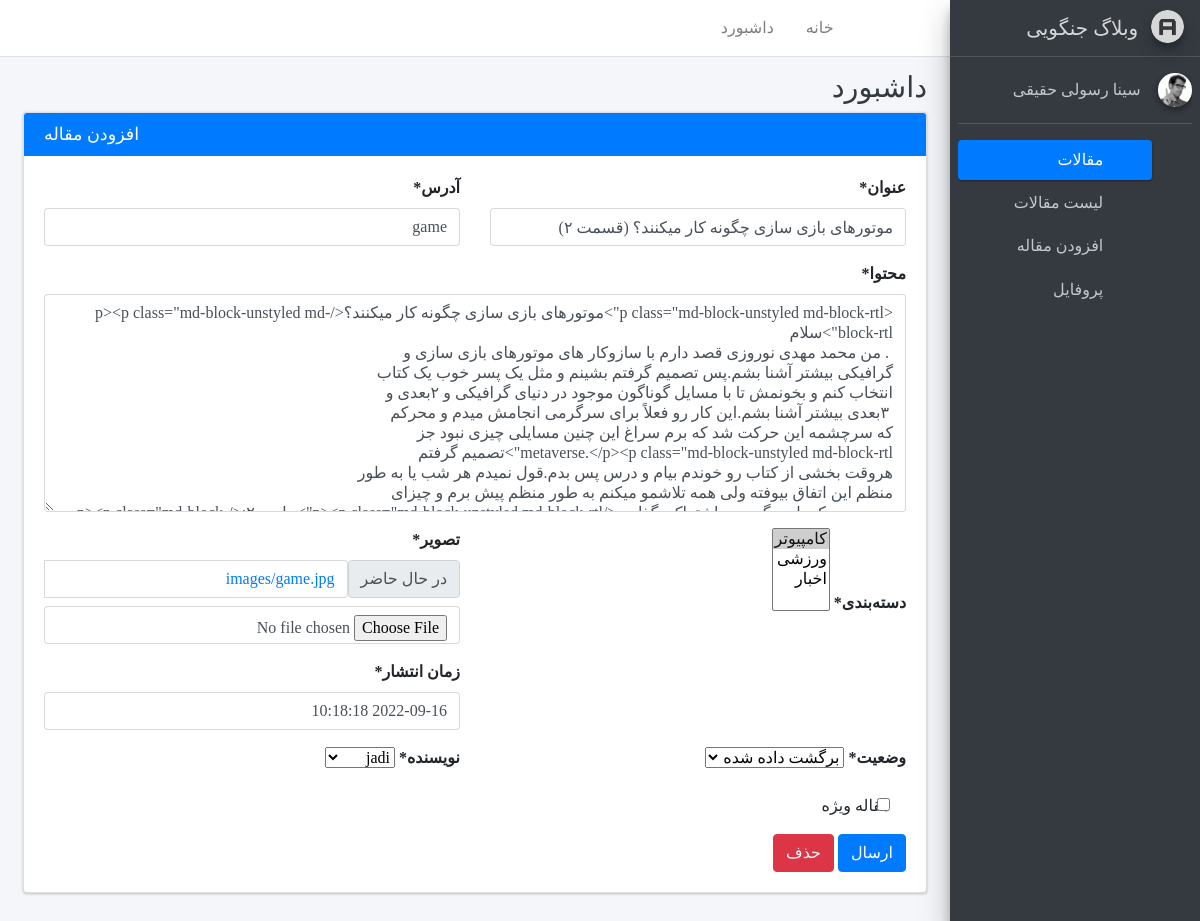
Before: /account/update/5/ (signed in) with the older database file.
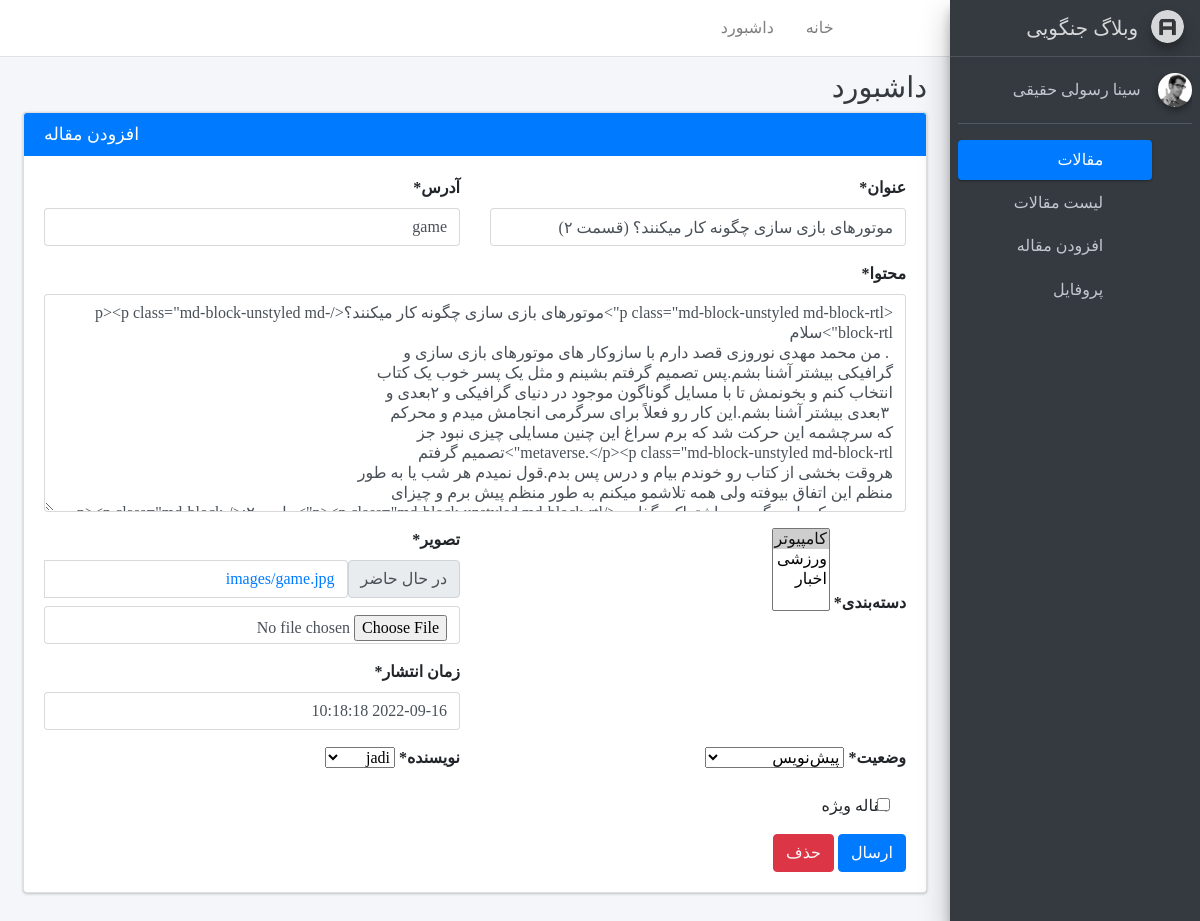
After: the same page with the newer database file.
### account/models.py (models this page shows)
class User(AbstractUser):
    is_author = models.BooleanField(
        default=False, verbose_name='وضعیت نویسندگی')
    email = models.EmailField(unique=True, verbose_name='آدرس ایمیل')

### blog/models.py (models this page shows, shortened)
class Article(models.Model):
    PENDDING = 'P'
    DRAFT = 'D'
    INSTIGATION = 'I'
    BACK = 'B'
    STATUS_CHOICES = [
        (PENDDING, 'منتشرشده'),
        (DRAFT, 'پیش‌نویس'),
        (INSTIGATION, 'در حال برسی'),
        (BACK, 'برگشت داده شده'),
    ]
    title = models.CharField(max_length=255, verbose_name='عنوان')
    slug = models.SlugField(max_length=100, unique=True, verbose_name='آدرس')
    category = models.ManyToManyField(Category, verbose_name='دسته‌بندی')
    description = models.TextField(verbose_name='محتوا')
    thumbnail = models.ImageField(upload_to='images', verbose_name='تصویر')
    publish = models.DateTimeField(
        default=timezone.now, verbose_name='زمان انتشار')
    create = models.DateTimeField(auto_now_add=True, verbose_name='تاریخ ساخت')
    update = models.DateTimeField(
        auto_now=True, verbose_name='تاریخ بروزرسانی')
    status = models.CharField(
        max_length=1, choices=STATUS_CHOICES, verbose_name='وضعیت')
    is_special = models.BooleanField(default=False, verbose_name='مقاله ویژه')
    author = models.ForeignKey(User, null=True, on_delete=models.SET_NULL,
                               verbose_name='نویسنده', related_name='articles')
    class Meta:
        verbose_name = 'مقاله'
        verbose_name_plural = 'مقاله‌ها'
    def jpublish(self):
        return jalali_converter(self.publish)
    jpublish.short_description = 'تاریخ انتشار'
    def jcreate(self):
        return jalali_converter(self.create)
    jcreate.short_description = 'تاریخ ساخت'
    def jupdate(self):
        return jalali_converter(self.update)
    jupdate.short_description = 'تاریخ بروزرسانی'
    def get_category(self):
        return '، '.join([category.title for category in self.category.all()])
    get_category.short_description = 'دسته‌بندی'

### account/views.py (the view)
# urls.py: path('update/<int:pk>/', UpdateArticle.as_view(), name='update-article'),
class UpdateArticle(AuthorAccessMixin, FormFieldsMixin, FormValidMixin, UpdateView):
    model = Article
    template_name = 'create_article.html'

### account/mixins.py (called while the page is built)
    def dispatch(self, request, *args, **kwargs):
        self.fields = ['title', 'slug', 'category',
                       'description', 'is_special', 'thumbnail', 'publish', 'status']
        if request.user.is_superuser:
            self.fields.append('author')
        return super().dispatch(request, *args, **kwargs)

    def dispatch(self, request, pk, *args, **kwargs):
        article_update = get_object_or_404(Article, pk=pk)
        if request.user == article_update.author and article_update.status in ['D', 'B']\
                or request.user.is_superuser:
            return super().dispatch(request, *args, **kwargs)
        else:
            raise Http404('مجاز به نمایش نیست')

### blog/models.py (called while the page is built)
    def __str__(self):
        return self.title

### blog/templatetags/basetags.py (called while the page is built)
@register.inclusion_tag('registration/partials/link.html')
def link(request, link_name, content, classes):
    return {
        "request" : request,
        "link_name" : link_name,
        "link" : f'account:{link_name}',
        "content" : content,
        "classes" : classes
    }

### account/templates/create_article.html (shortened to what this page needs)
{% extends 'registration/base.html' %}
{% load crispy_forms_tags %}
{% block main %}
<div class="card card-primary">
    <div class="card-header">
      <h3 class="card-title mb-0 float-left">افزودن مقاله</h3>
    </div>
        <div class="card-body">
            <form method="POST" enctype="multipart/form-data">{% csrf_token %}
                <div class="row">
                    <div class="col-6">
                        {{form.title|as_crispy_field}}
                    </div>
                    <div class="col-6">
                        {{form.slug|as_crispy_field}}
                    </div>
                    <div class="col-12">
                        {{form.description|as_crispy_field}}
                    </div>
                    <div class="col-6">
                        {{form.category|as_crispy_field}}
                    </div>
                    <div class="col-6">
                        {{form.thumbnail|as_crispy_field}}
                        {{form.publish|as_crispy_field}}
                    </div>
                    {% if user.is_superuser %}
                        <div class="col-6">
                            {{form.status|as_crispy_field}}
                        </div>
                        <div class="col-6">
                            {{form.author|as_crispy_field}}
                        </div>
                    {% endif %}
                    <div class="col-6 mx-3">
                        {{form.is_special|as_crispy_field}}
                    </div>
                </div>
                <button value="submit"class="btn btn-primary">ارسال</button>
                {% if user.is_superuser and request.resolver_match.url_name == 'update-article' %}
                <a class="btn btn-danger text-light"
                    href="{% url 'account:delete-article' request.resolver_match.kwargs.pk %}">
                    حذف
                </a>
                {% endif %}
            </form>
        </div>
    </div>
{% endblock %}

### account/templates/registration/base.html (shortened to what this page needs)
{% load static %}
<!DOCTYPE html>
<html>
<head>
  <link rel="stylesheet" href="{% static 'adminlte/plugins/fontawesome-free/css/all.min.css' %}">
  <link rel="stylesheet" href="https://code.ionicframework.com/ionicons/2.0.1/css/ionicons.min.css">
  <link rel="stylesheet"
    href="{% static 'adminlte/plugins/tempusdominus-bootstrap-4/css/tempusdominus-bootstrap-4.min.css' %}">
  <link rel="stylesheet" href="{% static 'adminlte/plugins/icheck-bootstrap/icheck-bootstrap.min.css' %}">
  <link rel="stylesheet" href="{% static 'adminlte/plugins/jqvmap/jqvmap.min.css' %}">
  <link rel="stylesheet" href="{% static 'adminlte/assets/css/adminlte.min.css' %}">
  <link rel="stylesheet" href="{% static 'adminlte/plugins/overlayScrollbars/css/OverlayScrollbars.min.css' %}">
  <link rel="stylesheet" href="{% static 'adminlte/plugins/daterangepicker/daterangepicker.css' %}">
  <link rel="stylesheet" href="{% static 'adminlte/plugins/summernote/summernote-bs4.css' %}">
  <link rel="stylesheet" href="https://cdn.rtlcss.com/bootstrap/v4.2.1/css/bootstrap.min.css">
  <link rel="stylesheet" href="{% static 'adminlte/assets/css/custom.css' %}">
</head>
<body class="hold-transition sidebar-mini layout-fixed">
  <div class="wrapper">
    <nav class="main-header navbar navbar-expand navbar-white navbar-light">
      <ul class="navbar-nav">
        <li class="nav-item">
          <a class="nav-link" data-widget="pushmenu" href="#"><i class="fas fa-bars"></i></a>
        </li>
        <li class="nav-item d-none d-sm-inline-block">
          <a href="{% url 'blog:article_list' %}" target="_blank" class="nav-link">خانه</a>
        </li>
        <li class="nav-item d-none d-sm-inline-block">
          <a href="#" class="nav-link">داشبورد</a>
        </li>
      </ul>
      <ul class="navbar-nav mr-auto-navbav">
        <li class="nav-item">
          <a class="nav-link" data-widget="control-sidebar" data-slide="true" href="{% url 'account:logout' %}">
            <i class="fas fa-sign-out-alt"></i>
          </a>
        </li>
      </ul>
    </nav>
    {% include 'registration/sidebar.html' %}
    <div class="content-wrapper">
      <div class="content-header">
        <div class="container-fluid">
          <div class="row mb-2">
            <div class="col-sm-6">
              <h1 class="m-0 text-dark">داشبورد</h1>
            </div>
          </div>
        </div>
        <section class="content">
          <div class="container-fluid">
              {% block main %}{% endblock %}
            </div>
          </div>
      </div>
    </div>
</body>
</html>

### account/templates/registration/sidebar.html
  {% load static %}
  {% load basetags %}
  <aside class="main-sidebar sidebar-dark-primary elevation-4">
    <a href="index3.html" class="brand-link">
      <img src="{%static 'adminlte/assets/img/AdminLTELogo.png' %}" alt="AdminLTE Logo" class="brand-image img-circle elevation-3"
           style="opacity: .8">
      <span class="brand-text">وبلاگ جنگویی</span>
    </a>
    <div class="sidebar">
      <div class="user-panel mt-3 pb-3 mb-3 d-flex">
        <div class="image">
          <img src="{%static 'adminlte/assets/img/user2-160x160.jpg' %}" class="img-circle elevation-2" alt="User Image">
        </div>
        <div class="info">
          <a href="#" class="d-block">{{request.user.get_full_name}}</a>
        </div>
      </div>
      <nav class="mt-2">
        <ul class="nav nav-pills nav-sidebar flex-column" data-widget="treeview" role="menu" data-accordion="false">
          {% if user.is_superuser or user.is_author %}
            <li class="nav-item has-treeview menu-open">
              <a href="#" class="nav-link active">
                <i class="nav-icon fas fa-tachometer-alt"></i>
                <p>
                  مقالات
                  <i class="right fas fa-angle-left"></i>
                </p>
              </a>
              <ul class="nav nav-treeview">
                <li class="nav-item">
                  {%link request 'home' 'لیست مقالات' 'fa-list' %}
                </li>
                <li class="nav-item">
                  {%link request 'create-article' 'افزودن مقاله' 'fa-edit' %}
                </li>
              </ul>
            </li>
          {% endif %}
          <li class="nav-item">
            {% link request 'profile' 'پروفایل' 'fa-th'%}
          </li>
        </ul>
      </nav>
    </div>
  </aside>

### account/templates/registration/partials/link.html
<a href="{% url link %}"
    class="nav-link {% if request.resolver_match.url_name == link_name %}active{% endif %}">
    <i class="fa nav-icon {{classes}}"></i>
    <p>{{ content }}</p>
  </a>

### static/adminlte/assets/css/custom.css (style rules this page uses)
body { direction: rtl !important; text-align: right !important; font-family: Sahel !important; }
* { direction: rtl !important; }
.layout-fixed .main-sidebar { right: 0; }
.brand-image { float: right; }
.content-wrapper, .main-footer, .main-header { margin-left: 0px; margin-right: 250px; }
.mr-auto-navbav { margin-right: auto !important; }
.navbar-expand .navbar-nav .nav-link { padding-right: 1rem; padding-left: 1rem; }
.nav-sidebar .nav-link > .right, .nav-sidebar .nav-link > p > .right { left: 1rem; right: auto; }

Changed rows visible on the page:
changed Article "موتورهای بازی سازی چگونه کار میکنند؟ (قسمت ۲)": status "برگشت داده شده" → "پیش‌نویس"
